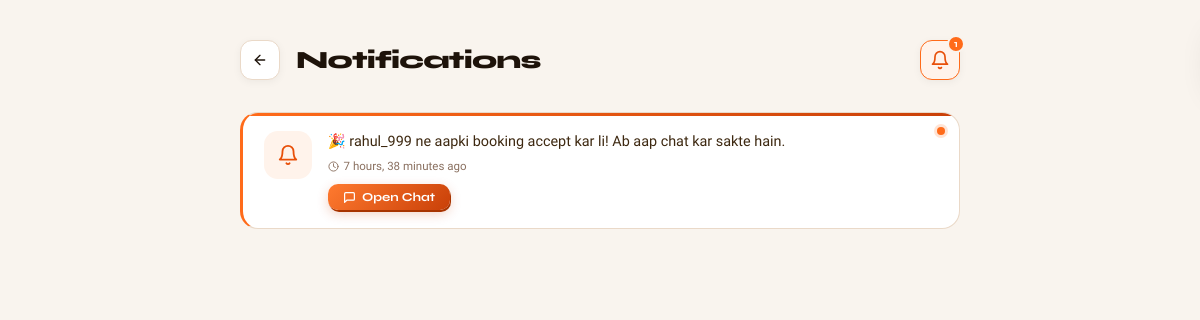
The app's page /notifications-page/ (signed in) with its own data.
### bookings/models.py (models this page shows, shortened)
class Notification(models.Model):
    NOTIF_TYPES = [
        ('booking_request', 'Booking Request'),
        ('booking_approved', 'Booking Approved'),
        ('booking_rejected', 'Booking Rejected'),
        ('new_message', 'New Message'),
    ]
    recipient = models.ForeignKey(
        settings.AUTH_USER_MODEL,
        on_delete=models.CASCADE,
        related_name='notifications'
    )
    sender = models.ForeignKey(
        settings.AUTH_USER_MODEL,
        on_delete=models.CASCADE,
        related_name='sent_notifications'
    )
    notif_type = models.CharField(max_length=30, choices=NOTIF_TYPES)
    message = models.TextField(blank=True)
    booking = models.ForeignKey(
        Booking,
        on_delete=models.CASCADE,
        null=True,
        blank=True
    )
    is_read = models.BooleanField(default=False)
    created_at = models.DateTimeField(auto_now_add=True)
    class Meta:
        ordering = ['-created_at']

### bookings/views.py (the view)
# urls.py: path('notifications-page/', views.notifications_page, name='notifications_page'),
@login_required
def notifications_page(request):
    notifications = Notification.objects.filter(
        recipient=request.user
    ).order_by('-created_at')
    return render(request, 'bookings/notifications.html', {
        'notifications': notifications
    })

### templates/bookings/notifications.html (shortened to what this page needs)
<!DOCTYPE html>
<html lang="en">
<head>
</head>
<body>
<div class="wrap">
  <div class="top-row">
    <a href="javascript:history.back()" class="back-btn">
      <svg viewBox="0 0 24 24" fill="none" stroke="currentColor" stroke-width="2" stroke-linecap="round" stroke-linejoin="round"><line x1="19" y1="12" x2="5" y2="12"/><polyline points="12 19 5 12 12 5"/></svg>
    </a>
    <h1 class="page-title">Notifications</h1>
    <div class="bell-wrap">
      <div class="bell-btn" id="bellBtn">
        <svg viewBox="0 0 24 24" fill="none" stroke="currentColor" stroke-width="2" stroke-linecap="round" stroke-linejoin="round">
          <path d="M18 8A6 6 0 0 0 6 8c0 7-3 9-3 9h18s-3-2-3-9"/><path d="M13.73 21a2 2 0 0 1-3.46 0"/>
        </svg>
      </div>
      <div class="bell-badge" id="bellBadge">0</div>
    </div>
  </div>
  <div class="notif-list" id="notifList">
    {% if notifications %}
      {% for notif in notifications %}
      <div class="notif-card {% if not notif.is_read %}unread{% endif %}"
           id="card-{{ notif.id }}"
           style="animation-delay:{{ forloop.counter0 }}00ms">
        {% if not notif.is_read %}<span class="unread-dot"></span>{% endif %}
        <div class="notif-icon
          {% if notif.notification_type == 'deal_accepted' %}accepted
          {% elif notif.notification_type == 'deal_rejected' %}rejected
          {% else %}default{% endif %}">
          {% if notif.notification_type == 'deal_accepted' %}
            <svg viewBox="0 0 24 24" fill="none" stroke="currentColor" stroke-width="2" stroke-linecap="round" stroke-linejoin="round"><path d="M22 11.08V12a10 10 0 1 1-5.93-9.14"/><polyline points="22 4 12 14.01 9 11.01"/></svg>
          {% elif notif.notification_type == 'deal_rejected' %}
            <svg viewBox="0 0 24 24" fill="none" stroke="currentColor" stroke-width="2" stroke-linecap="round" stroke-linejoin="round"><circle cx="12" cy="12" r="10"/><line x1="15" y1="9" x2="9" y2="15"/><line x1="9" y1="9" x2="15" y2="15"/></svg>
          {% else %}
            <svg viewBox="0 0 24 24" fill="none" stroke="currentColor" stroke-width="2" stroke-linecap="round" stroke-linejoin="round"><path d="M18 8A6 6 0 0 0 6 8c0 7-3 9-3 9h18s-3-2-3-9"/><path d="M13.73 21a2 2 0 0 1-3.46 0"/></svg>
          {% endif %}
        </div>
        <div class="notif-body">
          <div class="notif-msg">{{ notif.message }}</div>
          <div class="notif-time">
            <svg viewBox="0 0 24 24" fill="none" stroke="currentColor" stroke-width="2" stroke-linecap="round" stroke-linejoin="round"><circle cx="12" cy="12" r="10"/><polyline points="12 6 12 12 16 14"/></svg>
            {{ notif.created_at|timesince }} ago
          </div>
          {% if notif.booking %}
          <a href="{% url 'bookings:chat_room' notif.booking.id %}" class="btn-chat">
            <svg viewBox="0 0 24 24" fill="none" stroke="currentColor" stroke-width="2.2" stroke-linecap="round" stroke-linejoin="round"><path d="M21 15a2 2 0 0 1-2 2H7l-4 4V5a2 2 0 0 1 2-2h14a2 2 0 0 1 2 2z"/></svg>
            Open Chat
          </a>
          {% endif %}
        </div>
      </div>
      {% endfor %}
    {% endif %}
  </div>
</div>
</body>
</html>

### templates/bookings/notifications.html (style rules this page uses)
*,*::before,*::after { box-sizing:border-box;margin:0;padding:0; }
:root { --or1:#FF6B1A;--or2:#E8500A;--or3:#C94008; --or-pale:#FFF3EB;--cream:#F9F4EE;--white:#FFFFFF; --ink:#1E130A;--ink2:#3D2810;--muted:#8A7060;--border:#EAD9C8; --teal:#0EA878;--teal-pale:#E6FAF4; --violet:#7C3AED;--violet-pale:#F5F3FF; --rose:#E11D48;--rose-pale:#FFF1F4; }
body { font-family:'Plus Jakarta Sans',sans-serif;background:var(--cream);color:var(--ink);min-height:100vh;padding:2.5rem 1.5rem; }
.wrap { max-width:720px;margin:0 auto; }
.top-row { display:flex;align-items:center;gap:1rem;margin-bottom:2rem; }
.back-btn { width:40px;height:40px;border-radius:12px;background:var(--white);border:1.5px solid var(--border);display:flex;align-items:center;justify-content:center;text-decoration:none;color:var(--ink);transition:all .18s;flex-shrink:0;box-shadow:0 2px 8px rgba(0,0,0,0.05); }
.back-btn svg { width:16px;height:16px; }
.page-title { font-family:'Syne',sans-serif;font-size:1.55rem;font-weight:800;color:var(--ink);letter-spacing:-.03em; }
.bell-wrap { margin-left:auto;position:relative;cursor:pointer; }
.bell-btn { width:40px;height:40px;border-radius:12px;background:var(--white);border:1.5px solid var(--border);display:flex;align-items:center;justify-content:center;box-shadow:0 2px 8px rgba(0,0,0,0.05);transition:all .2s; }
.bell-btn svg { width:20px;height:20px;color:var(--muted);transition:color .2s; }
.bell-badge { position:absolute;top:-5px;right:-5px;min-width:18px;height:18px;padding:0 4px;background:var(--or1);color:#fff;border-radius:9px;font-size:10px;font-weight:700;font-family:'Syne',sans-serif;display:none;align-items:center;justify-content:center;border:2px solid var(--cream); }
.bell-btn.ringing { border-color:var(--or1);background:var(--or-pale);animation:bellShake .4s ease-in-out infinite; }
.bell-btn.ringing svg { color:var(--or2); }
.notif-list { display:flex;flex-direction:column;gap:.8rem; }
.notif-card { background:var(--white);border:1px solid var(--border);border-radius:18px;padding:1.1rem 1.3rem;display:flex;align-items:flex-start;gap:1rem;transition:transform .2s cubic-bezier(.34,1.56,.64,1),box-shadow .2s;position:relative;overflow:hidden;animation:fadeUp .4s ease both; }
.notif-card.unread::before { content:'';position:absolute;top:0;left:0;right:0;height:3px;border-radius:18px 18px 0 0;background:linear-gradient(90deg,var(--or1),var(--or3)); }
.notif-card.unread { border-left:3px solid var(--or1); }
.notif-icon { width:48px;height:48px;border-radius:14px;flex-shrink:0;display:flex;align-items:center;justify-content:center; }
.notif-icon.default { background:var(--or-pale); }
.notif-icon svg { width:22px;height:22px; }
.notif-icon.default svg { color:var(--or2); }
.notif-body { flex:1; }
.notif-msg { font-size:.9rem;color:var(--ink2);font-weight:500;line-height:1.55;margin-bottom:.4rem; }
.notif-time { font-size:.72rem;color:var(--muted);margin-bottom:.65rem;display:flex;align-items:center;gap:.3rem; }
.notif-time svg { width:11px;height:11px; }
.btn-chat { display:inline-flex;align-items:center;gap:.38rem;padding:.4rem .95rem;background:linear-gradient(135deg,#FF7A2F,#C94008);color:#fff;border-radius:10px;font-family:'Syne',sans-serif;font-size:.76rem;font-weight:700;text-decoration:none;box-shadow:1px 2px 0 #A83400,0 4px 12px rgba(201,64,8,0.24);transition:all .18s cubic-bezier(.34,1.56,.64,1); }
.btn-chat svg { width:13px;height:13px; }
.unread-dot { position:absolute;top:14px;right:14px;width:8px;height:8px;border-radius:50%;background:var(--or1);box-shadow:0 0 0 3px rgba(255,107,26,0.18);animation:pulse 2s infinite; }

### records on screen
Notification: is_read False (drawn), message "🎉 rahul_999 ne aapki booking accept kar li! Ab aap chat kar sakte hain.", created_at "7 hours, 38 minutes", shows "Open Chat"
